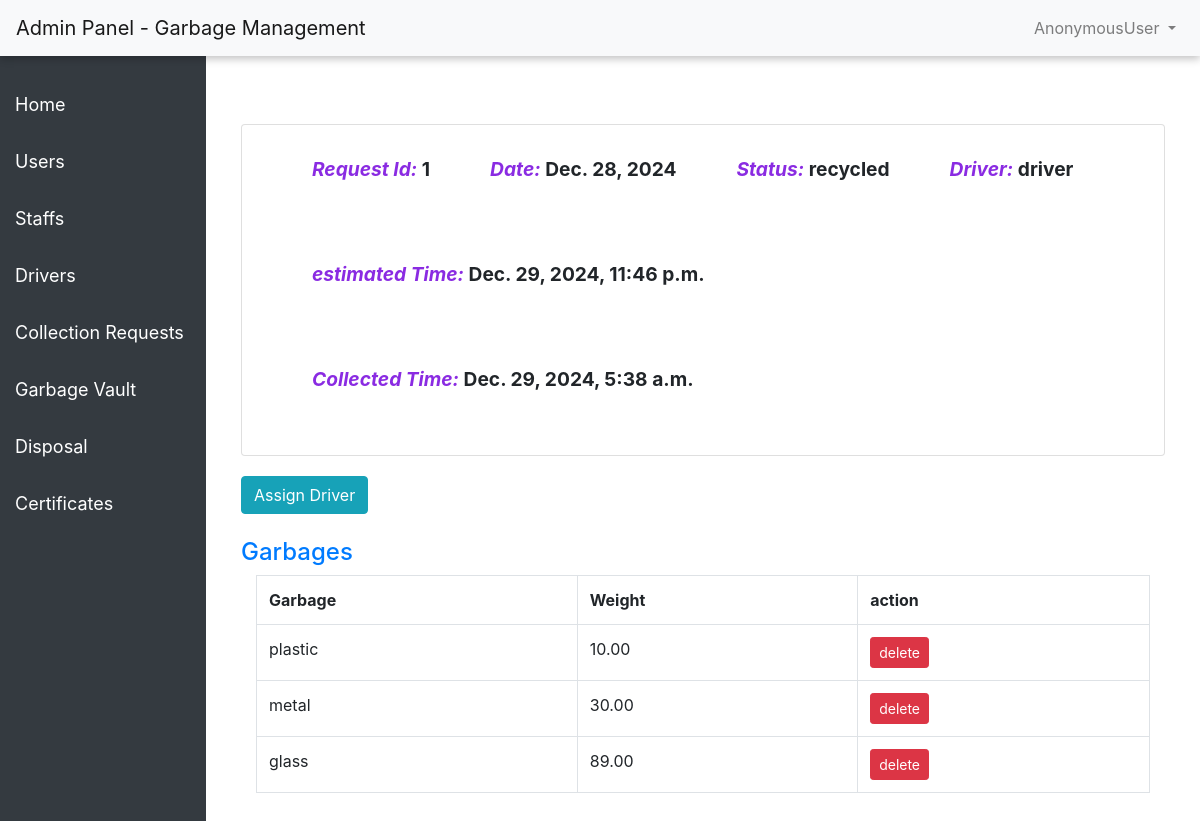
/work/view_collection_request_single/1, run on the app's committed database.
### work/models.py (models this page shows, shortened)
class GarbageCollectionRequests(models.Model):
    request_date = models.DateField(auto_now_add=True)
    requested_by = models.ForeignKey(User, on_delete=models.CASCADE, related_name="requested")
    updated_staff = models.ForeignKey(User, on_delete=models.CASCADE, related_name="handled", null=True, blank=True)
    driver = models.ForeignKey(User, on_delete=models.CASCADE, related_name="collected", null=True, blank=True)
    updated_date = models.DateField(auto_now=True)
    collected_time = models.DateTimeField(auto_now_add=False, null=True, blank=True)
    collection_status = models.BooleanField(default=False)
    garbage_status = models.CharField(max_length=255,default="pending",choices=(('collected', 'Collected'),('recycled', 'Recycled'),('disposed', 'disposed'),('pending', 'Pending'),('in_progress', 'In Progress'),('not_collected', 'Not Collected'), ("driver assigned","Driver assigned")))
    collection_date_time = models.DateTimeField(auto_now_add=False, null=True, blank=True)
    visibility = models.BooleanField(default=True)

class Garbages(models.Model):
    GARBAGE_CHOICES = [
        ('plastic', 'Plastic'),
        ('organic', 'Organic'),
        ('metal', 'Metal'),
        ('glass', 'Glass'),
        ('paper', 'Paper'),
        ('electronic', 'Electronic'),
        ('other', 'Other'),
    ]
    request = models.ForeignKey(
        'GarbageCollectionRequests',
        on_delete=models.CASCADE,
        related_name="garbage_request"
    )
    garbage_item = models.CharField(
        max_length=50,
        choices=GARBAGE_CHOICES,
        verbose_name="Type of Garbage"
    )
    weight = models.DecimalField(
        max_digits=6,
        decimal_places=2,
        verbose_name="Weight of Garbage (kg)"
    )
    description = models.TextField(
        blank=True,
        null=True,
        verbose_name="Description (optional)",
        help_text="Add any additional details about the garbage."
    )
    class Meta:
        verbose_name = "Garbage"
        verbose_name_plural = "Garbages"

### work/views.py (the view)
# urls.py: path("view_collection_request_single/<int:pk>",views.view_collection_request_single, name="view_collection_request_single"),
def view_collection_request_single(request,pk):
    req = get_object_or_404(GarbageCollectionRequests,id =pk)
    drivers = User.objects.filter(groups__name= "driver")
    garbages = req.garbage_request.all()
    context = {
        "req":req,
        "garbages":garbages,
        "drivers":drivers
    }
    return render(request,"admin/single_request.html",context)

### templates/admin/single_request.html (shortened to what this page needs)
{% extends 'admin/index.html' %}
{% block admin %}
<div class="container mt-5 mb-5">
    <div class="content">
        <div class="card">
            <ul>
                <li>
                    <p><i>Request Id: </i> {{req.id}}</p>
                </li>
                <li>
                    <p><i>Date: </i> {{req.request_date}}</p>
                </li>
                <li>
                    <p><i>Status: </i> {{req.garbage_status}}</p>
                </li>
                <li>
                    <p><i>Driver: </i> {{req.driver}}</p>
                </li>
                <li>
                    <p><i>estimated Time: </i> {{req.collection_date_time}}</p>
                </li>
                <li>
                    <p><i>Collected Time: </i> {{req.collected_time}}</p>
                </li>
            </ul>
        </div>
        <a href="" class="btn btn-info" data-bs-toggle="modal" data-bs-target="#exampleModal">Assign Driver</a>
        <br><br>
        <h4 class="text-primary">Garbages</h4>
        <div class="container">
            <table class="table table-bordered">
                <tr>
                    <th>Garbage</th>
                    <th>Weight</th>
                    <th>action</th>
                </tr>
                {% for i in garbages %}
                <tr>
                    <td>{{i.garbage_item}}</td>
                    <td>{{i.weight}}</td>
                    <td><a href="" class="btn btn-danger btn-sm">delete</a></td>
                </tr>
                {% endfor %}
            </table>
        </div>
    </div>
</div>
{% endblock %}

### templates/admin/index.html (style rules this page uses)
.content { flex: 1; padding: 20px; }
.card { margin-bottom: 20px; }

### templates/admin/single_request.html (style rules this page uses)
.content ul { list-style: none; }
.content li { float: left; padding: 30px; }
.content li p { font-size: larger; font-weight: 700; }
.card i { color: blueviolet; }

### data on the page
GarbageCollectionRequests: id "1", request_date "Dec. 28, 2024", garbage_status "recycled", driver "driver", collection_date_time "Dec. 29, 2024, 11:46 p.m.", collected_time "Dec. 29, 2024, 5:38 a.m."
Garbages: garbage_item "plastic", weight "10.00"
Garbages: garbage_item "metal", weight "30.00"
Garbages: garbage_item "glass", weight "89.00"

### other printed values
{{ request.user }} "AnonymousUser"
